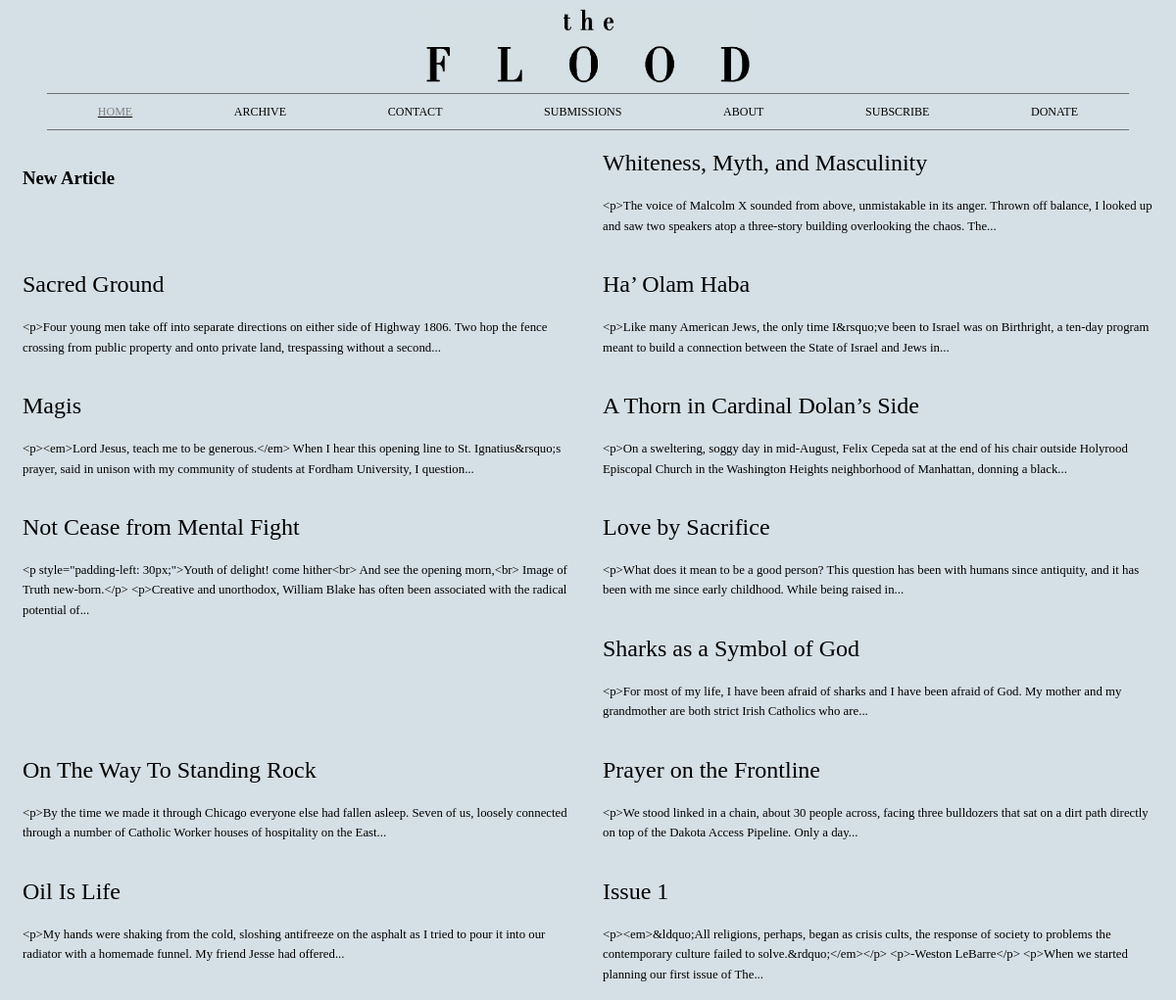
/edit/, run on an earlier commit of the app's database.
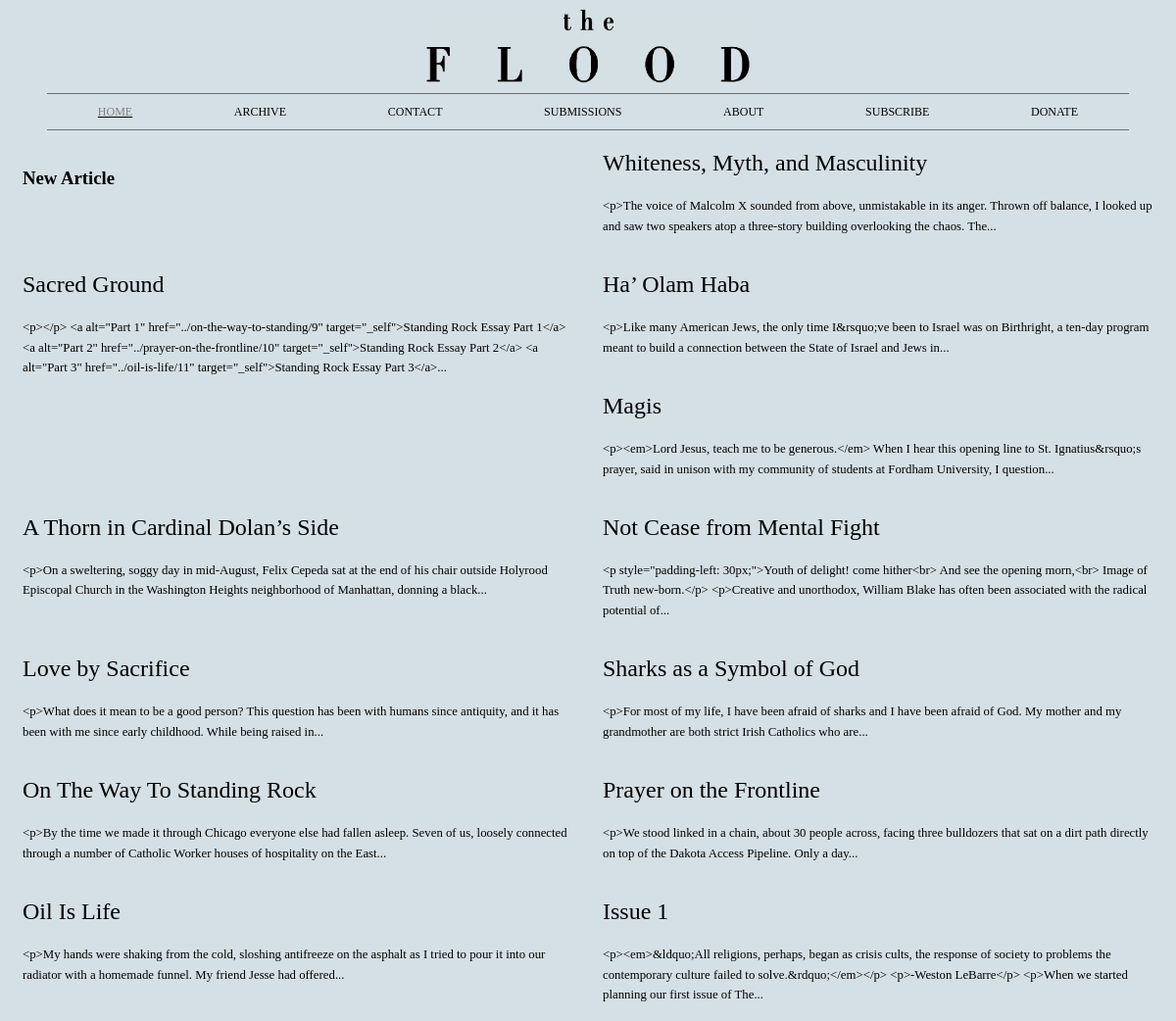
And on a later commit of the database.
### database_setup.py (models this page shows, shortened)
class Article(Base):
    __tablename__ = 'article'
    id = Column(Integer, primary_key=True)
    title = Column(String(1024), nullable=False)
    subtitle = Column(String(1024))
    publish_date = Column(Date, nullable=False, default=today)
    url_desc = Column(String(255), nullable=False)
    html_text = Column(String, nullable=False)
    on_home = Column(Boolean, default=False, index=True)
    featured = Column(Boolean, default=False)
    priority = Column(Integer)
    lead = Column(String)

### floodserver.py (the view)
@app.route('/edit/')
def showEditorHome():
    articles = session.query(Article).all()
    return render_template('edit.html', articles=articles)

### templates/edit.html (shortened to what this page needs)
<!DOCTYPE html>
<html lang="en">
<head>
  <link rel="stylesheet" href="{{url_for('static', filename='styles.css')}}">
  <link rel="stylesheet" href="{{url_for('static', filename='home.css')}}">
</head>
<body>
  {% include 'header.html' %}
  <article>
    <h3>
      <a href="{{url_for('newArticle')}}">New Article</a>
    </h3>
  </article>
  {% if not articles %}
    <p>
      The article list is empty.
    </p>
  {% else %}
    {% for article in articles %}
      <article>
        <a href="{{url_for('editArticle', article_id=article.id)}}">
          <h2>{{article.title}}</h2>
          <p class="authorAndDate">{{article.author}}</p>
          <p class="text">{{' '.join(article.html_text.split()[:30])}}...</p>
        </a>
      </article>
    {% endfor %}
  {% endif %}
</body>
</html>

What changed in the data, as far as the page shows it:
changed Article "Sacred Ground": html_text "<p>Four young men take off into separate directions on either side of Highway 1806. Two hop the fence crossing from public property and onto private land, trespassing without a second" → "<p></p> <a alt=\"Part 1\" href=\"../on-the-way-to-standing/9\" target=\"_self\">Standing Rock Essay Part 1</a> <a alt=\"Part 2\" href=\"../prayer-on-the-frontline/10\" target=\"_self\">Standing Rock Essay Part 2</a> <a alt=\"Part 3\" href=\"../oil-is-life/11\" target=\"_self\">Standing Rock Essay Part 3</a>"
